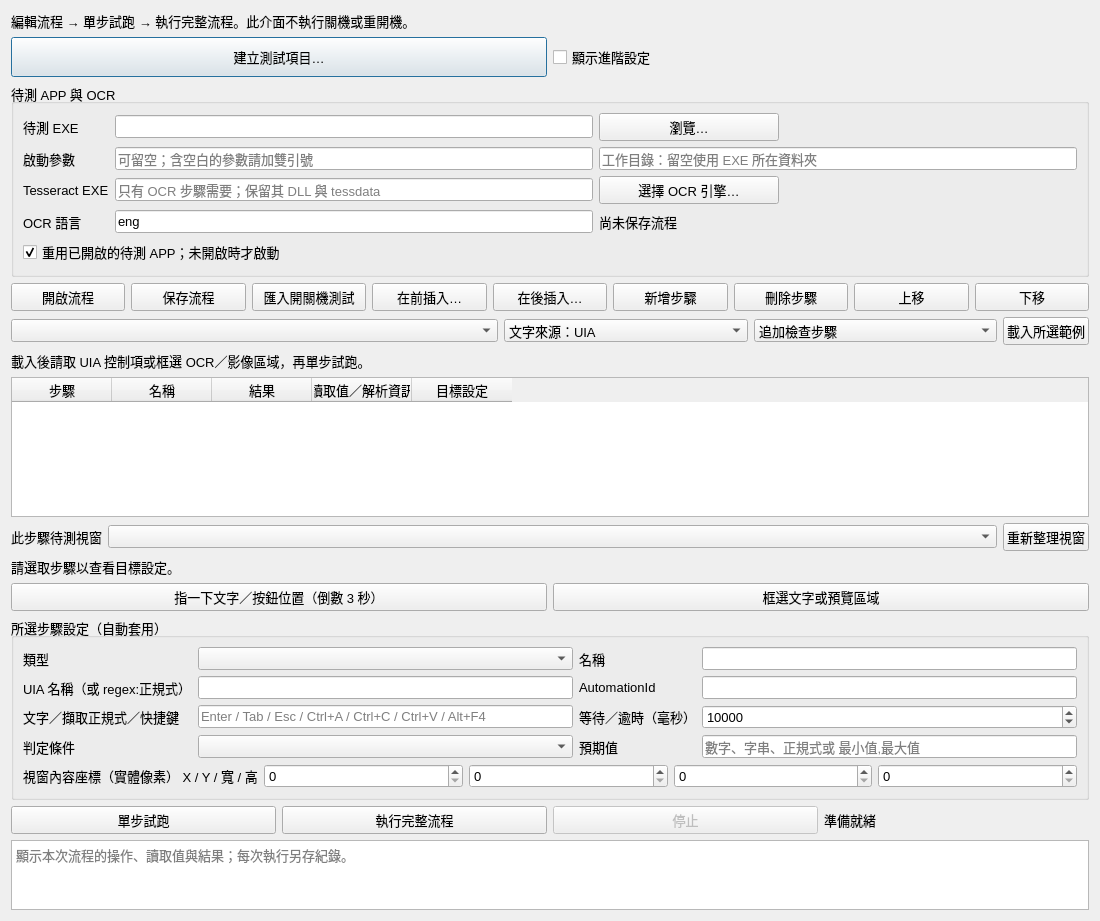
<?xml version="1.0" encoding="UTF-8"?>
<ui version="4.0">
 <class>FlowDialog</class>
 <widget class="QDialog" name="FlowDialog">
  <property name="geometry"><rect><x>0</x><y>0</y><width>1100</width><height>820</height></rect></property>
  <property name="windowTitle"><string>GVFG 通用測試流程</string></property>
  <property name="font"><font><family>Microsoft JhengHei UI</family><pointsize>10</pointsize></font></property>
  <layout class="QVBoxLayout" name="mainLayout">
   <item><widget class="QLabel" name="introLabel"><property name="text"><string>編輯流程 → 單步試跑 → 執行完整流程。此介面不執行關機或重開機。</string></property><property name="wordWrap"><bool>true</bool></property></widget></item>
   <item><layout class="QHBoxLayout" name="easyLayout">
    <item><widget class="QPushButton" name="easyButton"><property name="text"><string>建立測試項目…</string></property><property name="minimumSize"><size><width>250</width><height>40</height></size></property></widget></item>
    <item><widget class="QCheckBox" name="advancedCheck"><property name="text"><string>顯示進階設定</string></property></widget></item>
   </layout></item>
   <item><widget class="QGroupBox" name="targetGroup"><property name="title"><string>待測 APP 與 OCR</string></property><layout class="QGridLayout" name="targetLayout">
    <item row="0" column="0"><widget class="QLabel" name="exeLabel"><property name="text"><string>待測 EXE</string></property></widget></item>
    <item row="0" column="1"><widget class="QLineEdit" name="exeEdit"/></item>
    <item row="0" column="2"><widget class="QPushButton" name="browseExeButton"><property name="text"><string>瀏覽…</string></property><property name="maximumSize"><size><width>180</width><height>16777215</height></size></property></widget></item>
    <item row="1" column="0"><widget class="QLabel" name="argsLabel"><property name="text"><string>啟動參數</string></property></widget></item>
    <item row="1" column="1"><widget class="QLineEdit" name="argsEdit"><property name="placeholderText"><string>可留空；含空白的參數請加雙引號</string></property></widget></item>
    <item row="1" column="2"><widget class="QLineEdit" name="cwdEdit"><property name="placeholderText"><string>工作目錄：留空使用 EXE 所在資料夾</string></property></widget></item>
    <item row="2" column="0"><widget class="QLabel" name="ocrLabel"><property name="text"><string>Tesseract EXE</string></property></widget></item>
    <item row="2" column="1"><widget class="QLineEdit" name="ocrEdit"><property name="placeholderText"><string>只有 OCR 步驟需要；保留其 DLL 與 tessdata</string></property></widget></item>
    <item row="2" column="2"><widget class="QPushButton" name="browseOcrButton"><property name="text"><string>選擇 OCR 引擎…</string></property><property name="maximumSize"><size><width>180</width><height>16777215</height></size></property></widget></item>
    <item row="3" column="0"><widget class="QLabel" name="languageLabel"><property name="text"><string>OCR 語言</string></property></widget></item>
    <item row="3" column="1"><widget class="QLineEdit" name="languageEdit"><property name="text"><string>eng</string></property><property name="placeholderText"><string>例如 eng 或 eng+chi_tra；需要對應 traineddata</string></property></widget></item>
    <item row="3" column="2"><widget class="QLabel" name="fileLabel"><property name="text"><string>尚未保存流程</string></property><property name="wordWrap"><bool>true</bool></property></widget></item>
    <item row="4" column="0" colspan="3"><widget class="QCheckBox" name="reuseExistingCheck"><property name="text"><string>重用已開啟的待測 APP；未開啟時才啟動</string></property><property name="checked"><bool>true</bool></property></widget></item>
   </layout></widget></item>
   <item><layout class="QHBoxLayout" name="fileActions">
    <item><widget class="QPushButton" name="openButton"><property name="text"><string>開啟流程</string></property></widget></item>
    <item><widget class="QPushButton" name="saveButton"><property name="text"><string>保存流程</string></property></widget></item>
    <item><widget class="QPushButton" name="bootImportButton"><property name="text"><string>匯入開關機測試</string></property></widget></item>
    <item><widget class="QPushButton" name="insertBeforeButton"><property name="text"><string>在前插入…</string></property></widget></item>
    <item><widget class="QPushButton" name="insertAfterButton"><property name="text"><string>在後插入…</string></property></widget></item>
    <item><widget class="QPushButton" name="addButton"><property name="text"><string>新增步驟</string></property></widget></item>
    <item><widget class="QPushButton" name="removeButton"><property name="text"><string>刪除步驟</string></property></widget></item>
    <item><widget class="QPushButton" name="upButton"><property name="text"><string>上移</string></property></widget></item>
    <item><widget class="QPushButton" name="downButton"><property name="text"><string>下移</string></property></widget></item>
   </layout></item>
   <item><layout class="QHBoxLayout" name="sampleLayout" stretch="2,1,1,0">
    <item><widget class="QComboBox" name="sampleCombo"/></item>
    <item><widget class="QComboBox" name="sampleSourceCombo"><item><property name="text"><string>文字來源：UIA</string></property></item><item><property name="text"><string>文字來源：OCR</string></property></item></widget></item>
    <item><widget class="QComboBox" name="sampleApplyCombo"><item><property name="text"><string>追加檢查步驟</string></property></item><item><property name="text"><string>取代流程（含啟動／等待）</string></property></item></widget></item>
    <item><widget class="QPushButton" name="sampleButton"><property name="text"><string>載入所選範例</string></property></widget></item>
   </layout></item>
   <item><widget class="QLabel" name="sampleHintLabel"><property name="text"><string>載入後請取 UIA 控制項或框選 OCR／影像區域，再單步試跑。</string></property><property name="wordWrap"><bool>true</bool></property></widget></item>
   <item><widget class="QTableWidget" name="stepsTable">
    <property name="minimumSize"><size><width>0</width><height>140</height></size></property>
    <property name="selectionBehavior"><enum>QAbstractItemView::SelectRows</enum></property>
    <property name="selectionMode"><enum>QAbstractItemView::SingleSelection</enum></property>
    <property name="editTriggers"><set>QAbstractItemView::NoEditTriggers</set></property>
    <column><property name="text"><string>步驟</string></property></column><column><property name="text"><string>名稱</string></property></column>
    <column><property name="text"><string>結果</string></property></column><column><property name="text"><string>讀取值／解析資訊</string></property></column>
    <column><property name="text"><string>目標設定</string></property></column>
   </widget></item>
   <item><layout class="QHBoxLayout" name="windowLayout">
    <item><widget class="QLabel" name="windowLabel"><property name="text"><string>此步驟待測視窗</string></property></widget></item>
    <item><widget class="QComboBox" name="windowCombo"><property name="sizePolicy"><sizepolicy hsizetype="Expanding" vsizetype="Fixed"><horstretch>1</horstretch><verstretch>0</verstretch></sizepolicy></property></widget></item>
    <item><widget class="QPushButton" name="refreshWindowsButton"><property name="text"><string>重新整理視窗</string></property></widget></item>
   </layout></item>
   <item><widget class="QLabel" name="bindingLabel"><property name="text"><string>請選取步驟以查看目標設定。</string></property><property name="wordWrap"><bool>true</bool></property><property name="textFormat"><enum>Qt::PlainText</enum></property><property name="textInteractionFlags"><set>Qt::TextSelectableByMouse</set></property></widget></item>
   <item><layout class="QHBoxLayout" name="bindLayout">
    <item><widget class="QPushButton" name="pickButton"><property name="text"><string>指一下文字／按鈕位置（倒數 3 秒）</string></property></widget></item>
    <item><widget class="QPushButton" name="regionButton"><property name="text"><string>框選文字或預覽區域</string></property></widget></item>
   </layout></item>
   <item><widget class="QGroupBox" name="stepGroup"><property name="title"><string>所選步驟設定（自動套用）</string></property><layout class="QGridLayout" name="stepLayout">
    <item row="0" column="0"><widget class="QLabel" name="typeLabel"><property name="text"><string>類型</string></property></widget></item>
    <item row="0" column="1"><widget class="QComboBox" name="typeCombo"/></item>
    <item row="0" column="2"><widget class="QLabel" name="nameLabel"><property name="text"><string>名稱</string></property></widget></item>
    <item row="0" column="3"><widget class="QLineEdit" name="nameEdit"/></item>
    <item row="1" column="0"><widget class="QLabel" name="selectorLabel"><property name="text"><string>UIA 名稱（或 regex:正規式）</string></property></widget></item>
    <item row="1" column="1"><widget class="QLineEdit" name="selectorEdit"/></item>
    <item row="1" column="2"><widget class="QLabel" name="idLabel"><property name="text"><string>AutomationId</string></property></widget></item>
    <item row="1" column="3"><widget class="QLineEdit" name="idEdit"/></item>
    <item row="2" column="0"><widget class="QLabel" name="textLabel"><property name="text"><string>文字／擷取正規式／快捷鍵</string></property></widget></item>
    <item row="2" column="1"><widget class="QLineEdit" name="textEdit"><property name="placeholderText"><string>Enter / Tab / Esc / Ctrl+A / Ctrl+C / Ctrl+V / Alt+F4</string></property></widget></item>
    <item row="2" column="2"><widget class="QLabel" name="timeoutLabel"><property name="text"><string>等待／逾時（毫秒）</string></property></widget></item>
    <item row="2" column="3"><widget class="QSpinBox" name="timeoutSpin"><property name="minimum"><number>1</number></property><property name="maximum"><number>600000</number></property><property name="value"><number>10000</number></property></widget></item>
    <item row="3" column="0"><widget class="QLabel" name="conditionLabel"><property name="text"><string>判定條件</string></property></widget></item>
    <item row="3" column="1"><widget class="QComboBox" name="conditionCombo"/></item>
    <item row="3" column="2"><widget class="QLabel" name="expectedLabel"><property name="text"><string>預期值</string></property></widget></item>
    <item row="3" column="3"><widget class="QLineEdit" name="expectedEdit"><property name="placeholderText"><string>數字、字串、正規式或 最小值,最大值</string></property></widget></item>
    <item row="4" column="0" colspan="4"><layout class="QHBoxLayout" name="regionLayout">
     <item><widget class="QLabel" name="regionLabel"><property name="text"><string>視窗內容座標（實體像素） X / Y / 寬 / 高</string></property></widget></item>
     <item><widget class="QSpinBox" name="xSpin"><property name="maximum"><number>16384</number></property></widget></item>
     <item><widget class="QSpinBox" name="ySpin"><property name="maximum"><number>16384</number></property></widget></item>
     <item><widget class="QSpinBox" name="widthSpin"><property name="maximum"><number>16384</number></property></widget></item>
     <item><widget class="QSpinBox" name="heightSpin"><property name="maximum"><number>16384</number></property></widget></item>
    </layout></item>
   </layout></widget></item>
   <item><layout class="QHBoxLayout" name="runLayout">
    <item><widget class="QPushButton" name="singleButton"><property name="text"><string>單步試跑</string></property></widget></item>
    <item><widget class="QPushButton" name="runButton"><property name="text"><string>執行完整流程</string></property></widget></item>
    <item><widget class="QPushButton" name="stopButton"><property name="text"><string>停止</string></property><property name="enabled"><bool>false</bool></property></widget></item>
    <item><widget class="QLabel" name="statusLabel"><property name="text"><string>準備就緒</string></property><property name="wordWrap"><bool>true</bool></property></widget></item>
   </layout></item>
   <item><widget class="QPlainTextEdit" name="logEdit"><property name="readOnly"><bool>true</bool></property><property name="maximumBlockCount"><number>3000</number></property><property name="maximumSize"><size><width>16777215</width><height>160</height></size></property><property name="placeholderText"><string>顯示本次流程的操作、讀取值與結果；每次執行另存紀錄。</string></property></widget></item>
  </layout>
 </widget>
 <resources/><connections/>
</ui>
